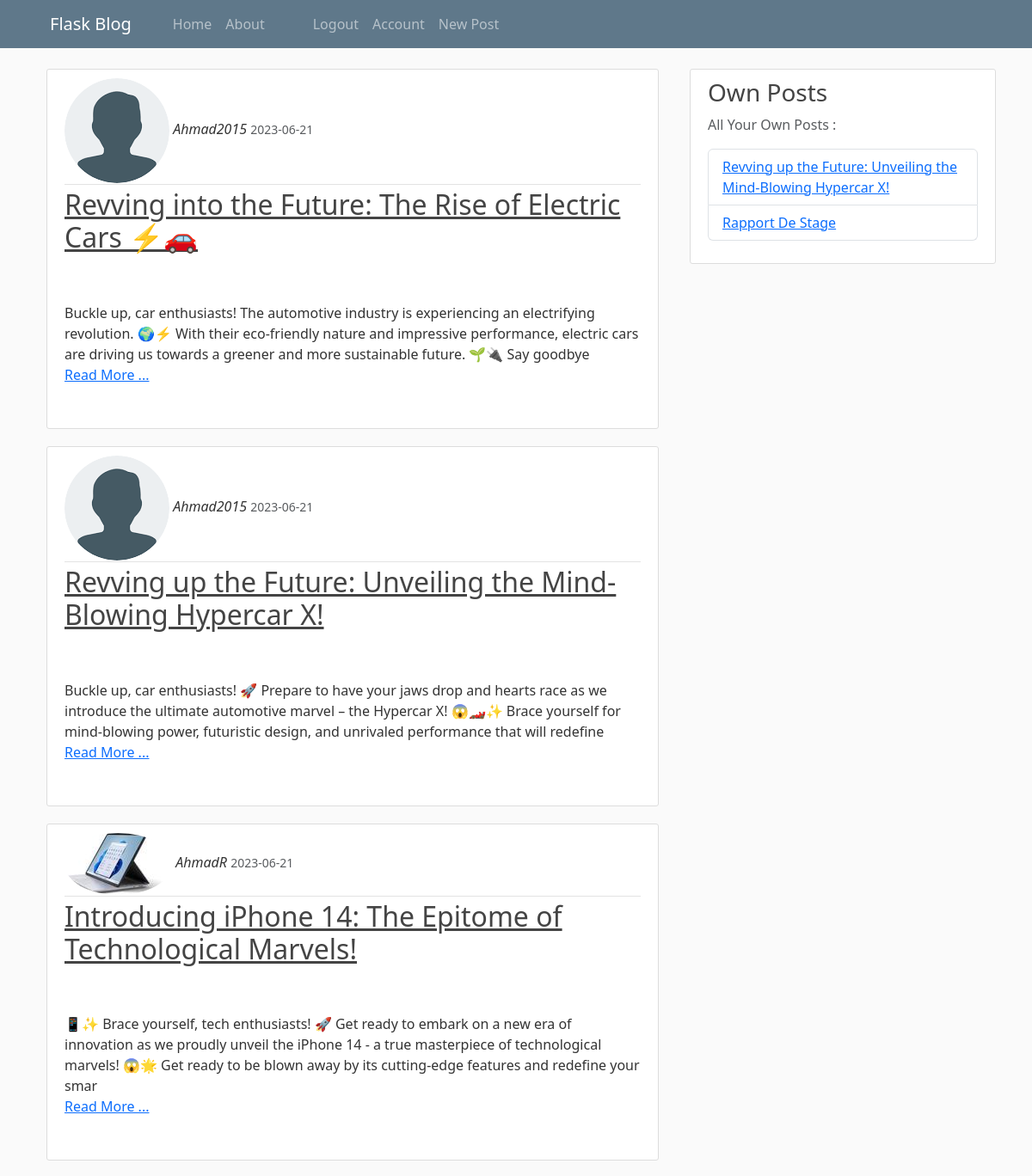
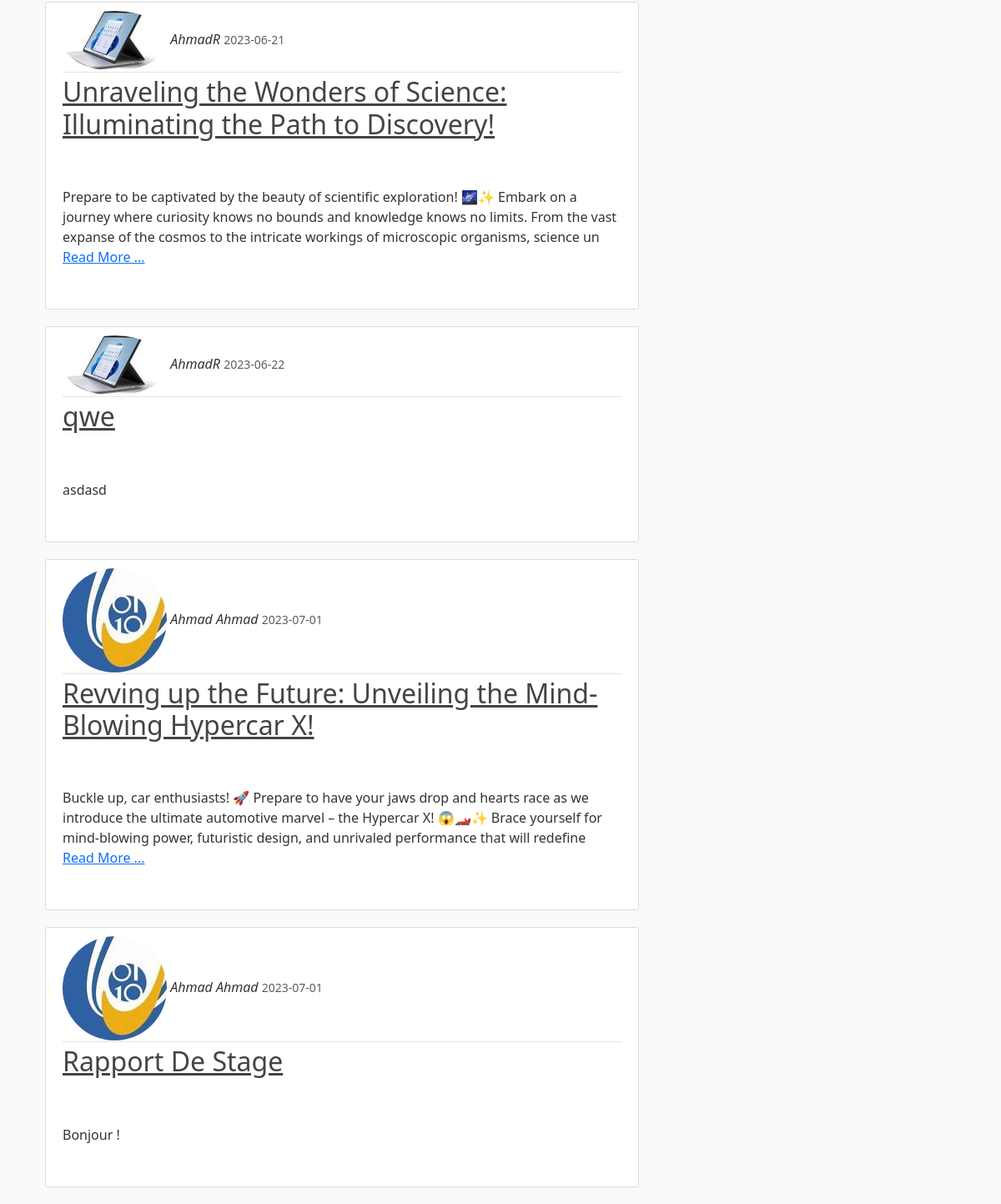
Screenshot of / (signed in) with the database file from the repository (2 pictures, top to bottom).
### flaskBlog/models.py (models this page shows, shortened)
class Post(db.Model):
    id = db.Column(db.Integer , primary_key=True)
    title = db.Column(db.String(50) , nullable=False)
    date_posted = db.Column(db.DateTime , nullable = False , default = datetime.utcnow)
    content = db.Column(db.Text , nullable = False)
    user_id = db.Column(db.Integer , db.ForeignKey('user.id') , nullable=False)#user table

class User(db.Model , UserMixin):
    id = db.Column(db.Integer , primary_key=True)
    username = db.Column(db.String(20) , unique=True , nullable=False)
    email = db.Column(db.String(100) , unique=True , nullable=False)
    image_file = db.Column(db.String(20) , nullable=False , default='default.png')
    password = db.Column(db.String(60) , nullable=False)
    posts = db.relationship('Post' , backref='author' , lazy=True)#lazy=true means that sql will load data in one go

### flaskBlog/Main/routes.py (the view)
@main.route("/")
def hello_world():
    posts = Post.query.all()
    if current_user.is_authenticated:
        own_posts = Post.query.filter_by(user_id = current_user.id)
    else:
        own_posts = {}
    return render_template('home.html' , posts=posts , own_posts=own_posts)

### flaskBlog/models.py (called while the page is built)
@login_manager.user_loader #to let the extension knows that this is the function to get a user by id
def load_user(user_id):
    return User.query.get(user_id)

### flaskBlog/templates/home.html
{%extends "layout.html"%}
{%block content%}
<div class="container" >
            {%for post in posts%}
                <article class="media content-section">
                    <div class="media-body">
                    <div class="article-metadata">
                        <img class="rounded-circle article-image" src="{{ url_for('static' , filename='images/' + post.author.image_file) }}" alt="">
                        <i class="mr-2" href="#">{{ post.author.username }}</i>
                        <small class="text-muted">{{ post.date_posted.strftime('%Y-%m-%d') }}</small>
                    </div>
                    <h2><a class="article-title" href="{{ url_for('posts.post' , post_id = post.id) }}">{{ post.title }}</a></h2>
                    <p class="article-content">
                        {% if post.content |length >250 %}
                            {{ post.content[:250] }}
                        <a href="{{ url_for('posts.post' , post_id = post.id) }}">Read More ...</a>
                        {%else%}
                            {{ post.content }}
                        {% endif %}
                    </p>
                    </div>
                </article>
            {%endfor%}
</div>
{%endblock%}

### flaskBlog/templates/layout.html (shortened to what this page needs)
<!DOCTYPE html>
<html lang="en">
<head>
    <link rel="stylesheet" href="https://cdn.jsdelivr.net/npm/bootstrap@5.3.0/dist/css/bootstrap.rtl.min.css">
    <link rel="stylesheet" href={{url_for('static' , filename="main.css")}}>
</head>
<body>
    <nav class="navbar navbar-expand-md navbar-dark bg-steel fixed-top">
        <div class="container">
          <a class="navbar-brand mr-4" href="/">Flask Blog</a>
          <div class="collapse navbar-collapse" id="navbarNav">
            <div class="navbar-nav mr-auto">
              <ul class="navbar-nav mr-auto">
                <li><a class="nav-item nav-link" href="/">Home</a></li>
                <li><a class="nav-item nav-link" href="/about">About</a></li>
              </ul>
            </div>
            <div class="navbar-nav">
              {% if current_user.is_authenticated :%}
                <ul class="navbar-nav">
                  <li class="nav-item budget"><a class="nav-item nav-link" href="{{ url_for('users.logout') }}">Logout</a></li>
                  <a class="nav-item nav-link" href="{{ url_for('users.account') }}">Account</a>
                  <a class="nav-item nav-link" href="{{ url_for('posts.newPost') }}">New Post</a>
                </ul>
              {% else %}
                <a class="nav-item nav-link" href="{{ url_for('users.login') }}">Login</a>
                <a class="naitem nav-link" href="{{ url_for('users.register') }}">Register</a>
              {% endif %}
            </div>
          </div>
        </div>
      </nav>
      <main role="main" class="container">
        <div class="row">
          <div class="col-md-8">
            {% block content %}{% endblock %}
          </div>
          <div class="col-md-4">
            <div class="content-section">
              <h3>Own Posts</h3>
              <p class='text-muted'>All Your Own Posts :
                <ul class="list-group ul-custom">
                  {%for post in own_posts :%}
                    <li class="list-group-item "><a href="{{ url_for('posts.post' , post_id=post.id) }}">{{ post.title }}</a></li>
                  {%endfor%}
                </ul>
              </p>
            </div>
          </div>
        </div>
      </main>
</body>
</html>

### flaskBlog/static/main.css (style rules this page uses)
body { background: #fafafa; color: #333333; margin-top: 5rem; }
h1, h2, h3, h4, h5, h6 { color: #444444; }
.bg-steel { background-color: #5f788a; }
.content-section { background: #ffffff; padding: 10px 20px; border: 1px solid #dddddd; border-radius: 3px; margin-bottom: 20px; }
.article-title { color: #444444; }
.article-content { white-space: pre-line; }
.article-metadata { padding-bottom: 1px; margin-bottom: 4px; border-bottom: 1px solid #e3e3e3 }
.ul-custom { padding: 0; }

### rows the page displays
Post: image_file (picture), author.username "Ahmad2015", date_posted "2023-06-21", title "Revving into the Future: The Rise of Electric Cars ⚡️🚗", content "Buckle up, car enthusiasts! The automotive industry is experiencing an electrifying revolution. 🌍⚡️ With their eco-friendly nature and impressive performance, electric cars are driving us towards a greener and more sustainable future. 🌱🔌 Say goodbye"
Post: image_file (picture), author.username "Ahmad2015", date_posted "2023-06-21", title "Revving up the Future: Unveiling the Mind-Blowing Hypercar X!", content "Buckle up, car enthusiasts! 🚀 Prepare to have your jaws drop and hearts race as we introduce the ultimate automotive marvel – the Hypercar X! 😱🏎️✨ Brace yourself for mind-blowing power, futuristic design, and unrivaled performance that will redefine"
Post: image_file (picture), author.username "AhmadR", date_posted "2023-06-21", title "Introducing iPhone 14: The Epitome of Technological Marvels!", content "📱✨ Brace yourself, tech enthusiasts! 🚀 Get ready to embark on a new era of innovation as we proudly unveil the iPhone 14 - a true masterpiece of technological marvels! 😱🌟 Get ready to be blown away by its cutting-edge features and redefine your smar"
Post: image_file (picture), author.username "AhmadR", date_posted "2023-06-21", title "Unraveling the Wonders of Science: Illuminating the Path to Discovery!", content "Prepare to be captivated by the beauty of scientific exploration! 🌌✨ Embark on a journey where curiosity knows no bounds and knowledge knows no limits. From the vast expanse of the cosmos to the intricate workings of microscopic organisms, science un"
Post: image_file (picture), author.username "AhmadR", date_posted "2023-06-22", title "qwe", content "asdasd"
Post: image_file (picture), author.username "Ahmad Ahmad", date_posted "2023-07-01", title "Revving up the Future: Unveiling the Mind-Blowing Hypercar X!", content "Buckle up, car enthusiasts! 🚀 Prepare to have your jaws drop and hearts race as we introduce the ultimate automotive marvel – the Hypercar X! 😱🏎️✨ Brace yourself for mind-blowing power, futuristic design, and unrivaled performance that will redefine"
Post: image_file (picture), author.username "Ahmad Ahmad", date_posted "2023-07-01", title "Rapport De Stage", content "Bonjour !"
